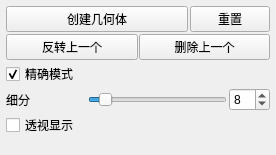
<?xml version="1.0" encoding="UTF-8"?>
<ui version="4.0">
 <class>Form</class>
 <widget class="QWidget" name="Form">
  <property name="geometry">
   <rect>
    <x>0</x>
    <y>0</y>
    <width>276</width>
    <height>155</height>
   </rect>
  </property>
  <property name="sizePolicy">
   <sizepolicy hsizetype="Preferred" vsizetype="Preferred">
    <horstretch>0</horstretch>
    <verstretch>0</verstretch>
   </sizepolicy>
  </property>
  <property name="minimumSize">
   <size>
    <width>0</width>
    <height>0</height>
   </size>
  </property>
  <property name="baseSize">
   <size>
    <width>0</width>
    <height>155</height>
   </size>
  </property>
  <property name="windowTitle">
   <string>窗体</string>
  </property>
  <layout class="QVBoxLayout" name="verticalLayout">
   <property name="spacing">
    <number>2</number>
   </property>
   <property name="leftMargin">
    <number>6</number>
   </property>
   <property name="topMargin">
    <number>6</number>
   </property>
   <property name="rightMargin">
    <number>6</number>
   </property>
   <property name="bottomMargin">
    <number>6</number>
   </property>
   <item>
    <layout class="QHBoxLayout" name="horizontalLayout_3">
     <property name="spacing">
      <number>2</number>
     </property>
     <property name="topMargin">
      <number>0</number>
     </property>
     <item>
      <widget class="QPushButton" name="tubes_create">
       <property name="toolTip">
        <string>计算绘制的分段并创建网格几何体。也可按Enter（回车）或在视口中右键执行此操作。</string>
       </property>
       <property name="text"><string>创建几何体</string></property>
      </widget>
     </item>
     <item>
      <widget class="QPushButton" name="tubes_reset">
       <property name="sizePolicy">
        <sizepolicy hsizetype="Fixed" vsizetype="Fixed">
         <horstretch>0</horstretch>
         <verstretch>0</verstretch>
        </sizepolicy>
       </property>
       <property name="minimumSize">
        <size>
         <width>70</width>
         <height>0</height>
        </size>
       </property>
       <property name="toolTip">
        <string>删除所有管状分段。</string>
       </property>
       <property name="text"><string>重置</string></property>
      </widget>
     </item>
    </layout>
   </item>
   <item>
    <layout class="QHBoxLayout" name="horizontalLayout">
     <property name="spacing">
      <number>1</number>
     </property>
     <property name="topMargin">
      <number>0</number>
     </property>
     <item>
      <widget class="QPushButton" name="tubes_invert">
       <property name="toolTip">
        <string>反转最后绘制的分段的方向。</string>
       </property>
       <property name="text"><string>反转上一个</string></property>
      </widget>
     </item>
     <item>
      <widget class="QPushButton" name="tubes_undo">
       <property name="toolTip">
        <string>删除最后绘制的分段。</string>
       </property>
       <property name="text"><string>删除上一个</string></property>
      </widget>
     </item>
    </layout>
   </item>
   <item>
    <layout class="QHBoxLayout" name="horizontalLayout_2">
     <property name="topMargin">
      <number>0</number>
     </property>
     <item>
      <widget class="QCheckBox" name="tubes_precise">
       <property name="toolTip">
        <string>启用此选项时，分段会更合理地放置在重叠的参考网格部分上。但若参考网格具有几何体层，结果可能不可预测。</string>
       </property>
       <property name="text"><string>精确模式</string></property>
       <property name="checked">
        <bool>true</bool>
       </property>
      </widget>
     </item>
    </layout>
   </item>
   <item>
    <layout class="QFormLayout" name="formLayout">
     <item row="0" column="0">
      <widget class="QLabel" name="label">
       <property name="sizePolicy">
        <sizepolicy hsizetype="Fixed" vsizetype="Preferred">
         <horstretch>0</horstretch>
         <verstretch>0</verstretch>
        </sizepolicy>
       </property>
       <property name="minimumSize">
        <size>
         <width>80</width>
         <height>0</height>
        </size>
       </property>
       <property name="text"><string>细分</string></property>
      </widget>
     </item>
     <item row="0" column="1">
      <layout class="QHBoxLayout" name="horizontalLayout_11">
       <property name="spacing">
        <number>2</number>
       </property>
       <item>
        <widget class="QSlider" name="tubes_numDivisions">
         <property name="sizePolicy">
          <sizepolicy hsizetype="Minimum" vsizetype="Fixed">
           <horstretch>0</horstretch>
           <verstretch>0</verstretch>
          </sizepolicy>
         </property>
         <property name="toolTip">
          <string>设置分段的分段数（点数）。</string>
         </property>
         <property name="minimum">
          <number>3</number>
         </property>
         <property name="maximum">
          <number>64</number>
         </property>
         <property name="value">
          <number>8</number>
         </property>
         <property name="orientation">
          <enum>Qt::Horizontal</enum>
         </property>
         <property name="linkWith" stdset="0">
          <string>tubes_numDivisions_spin</string>
         </property>
        </widget>
       </item>
       <item>
        <widget class="QSpinBox" name="tubes_numDivisions_spin">
         <property name="sizePolicy">
          <sizepolicy hsizetype="Fixed" vsizetype="Fixed">
           <horstretch>0</horstretch>
           <verstretch>0</verstretch>
          </sizepolicy>
         </property>
         <property name="minimumSize">
          <size>
           <width>40</width>
           <height>0</height>
          </size>
         </property>
         <property name="toolTip">
          <string>设置分段的分段数（点数）。</string>
         </property>
         <property name="minimum">
          <number>3</number>
         </property>
         <property name="maximum">
          <number>64</number>
         </property>
         <property name="value">
          <number>8</number>
         </property>
         <property name="linkWith" stdset="0">
          <string>tubes_numDivisions</string>
         </property>
         <property name="slave" stdset="0">
          <bool>true</bool>
         </property>
        </widget>
       </item>
      </layout>
     </item>
    </layout>
   </item>
   <item>
    <widget class="QCheckBox" name="tubes_xRay">
     <property name="toolTip">
      <string>启用后，即使管状分段位于背面，也会透过参考网格几何体渲染它们。</string>
     </property>
     <property name="text"><string>透视显示</string></property>
     <property name="checked">
      <bool>false</bool>
     </property>
    </widget>
   </item>
   <item>
    <spacer name="verticalSpacer">
     <property name="orientation">
      <enum>Qt::Vertical</enum>
     </property>
     <property name="sizeHint" stdset="0">
      <size>
       <width>20</width>
       <height>5</height>
      </size>
     </property>
    </spacer>
   </item>
  </layout>
 </widget>
 <resources/>
 <connections/>
</ui>
